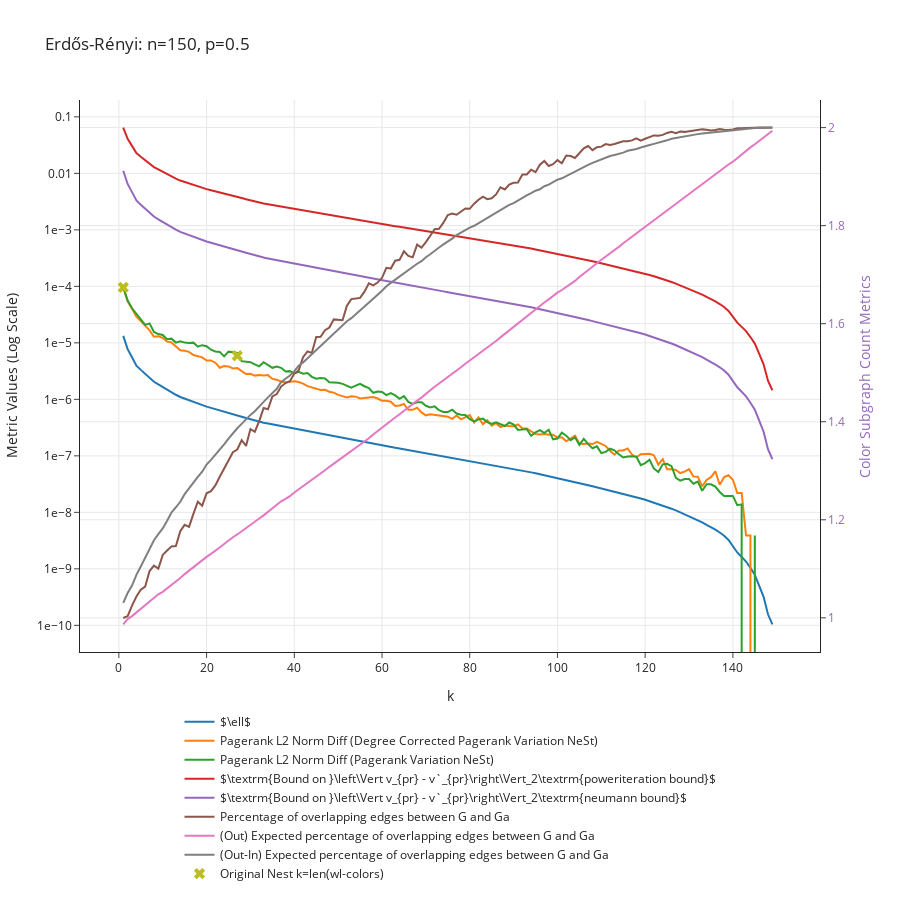

Notebook source saved alongside this figure:
### Code cell
p = 0.5
n = 150
G = nx.erdos_renyi_graph(n, p)
data_dict = get_convergence_data_of_nest(G, min_cluster_size = 1, max_k = 150)
plot_convergence_data(data_dict, f"Erdős-Rényi: n={n}, p={p}")

### Figure 1 — Plotly figure (JSON) as saved in the notebook; plotly's stock layout.template omitted (floating-point values rounded to 4 significant figures; data arrays with more than 128 entries replaced by an {"elided": "..."} marker saying what was removed)
{"data": [{"mode": "lines", "name": "$\\ell$", "type": "scatter", "x": {"elided": "149 int values"}, "y": {"elided": "149 float values"}}, {"mode": "lines", "name": "Pagerank L2 Norm Diff (Degree Corrected Pagerank Variation NeSt)", "type": "scatter", "x": {"elided": "149 int values"}, "y": {"elided": "149 float values"}}, {"mode": "lines", "name": "Pagerank L2 Norm Diff (Pagerank Variation NeSt)", "type": "scatter", "x": {"elided": "149 int values"}, "y": {"elided": "149 float values"}}, {"mode": "lines", "name": "$\\textrm{Bound on }\\left\\Vert v_{pr} - v`_{pr}\\right\\Vert_2\\textrm{poweriteration bound}$", "type": "scatter", "x": {"elided": "149 int values"}, "y": {"elided": "149 float values"}}, {"mode": "lines", "name": "$\\textrm{Bound on }\\left\\Vert v_{pr} - v`_{pr}\\right\\Vert_2\\textrm{neumann bound}$", "type": "scatter", "x": {"elided": "149 int values"}, "y": {"elided": "149 float values"}}, {"mode": "lines", "name": "Percentage of overlapping edges between G and Ga", "type": "scatter", "x": {"elided": "149 int values"}, "y": {"elided": "149 float values"}, "yaxis": "y2"}, {"mode": "lines", "name": "(Out) Expected percentage of overlapping edges between G and Ga", "type": "scatter", "x": {"elided": "149 int values"}, "y": {"elided": "149 float values"}, "yaxis": "y2"}, {"mode": "lines", "name": "(Out-In) Expected percentage of overlapping edges between G and Ga ", "type": "scatter", "x": {"elided": "149 int values"}, "y": {"elided": "149 float values"}, "yaxis": "y2"}, {"marker": {"size": 10, "symbol": "x"}, "mode": "markers", "name": "Original Nest k=len(wl-colors)", "type": "scatter", "x": [1, 27, 150], "y": [9.591e-05, 5.912e-06, 0]}], "layout": {"height": 900, "hovermode": "closest", "legend": {"orientation": "h", "x": 0.5, "xanchor": "center", "y": -0.1, "yanchor": "top"}, "title": {"text": "Erdős-Rényi: n=150, p=0.5"}, "xaxis": {"title": {"text": "k"}}, "yaxis": {"exponentformat": "e", "title": {"text": "Metric Values (Log Scale)"}, "type": "log"}, "yaxis2": {"overlaying": "y", "side": "right", "tickfont": {"color": "rgba(148, 103, 189, 1)"}, "title": {"font": {"color": "rgba(148, 103, 189, 1)"}, "text": "Color Subgraph Count Metrics"}, "type": "linear"}}}
